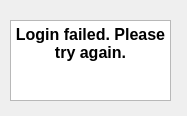
<?xml version="1.0" encoding="UTF-8"?>
<ui version="4.0">
 <class>Form</class>
 <widget class="QWidget" name="Form">
  <property name="geometry">
   <rect>
    <x>0</x>
    <y>0</y>
    <width>187</width>
    <height>116</height>
   </rect>
  </property>
  <property name="windowTitle">
   <string>Form</string>
  </property>
  <widget class="QTextBrowser" name="textBrowser">
   <property name="geometry">
    <rect>
     <x>10</x>
     <y>20</y>
     <width>161</width>
     <height>81</height>
    </rect>
   </property>
   <property name="font">
    <font>
     <pointsize>16</pointsize>
    </font>
   </property>
   <property name="html">
    <string>&lt;!DOCTYPE HTML PUBLIC &quot;-//W3C//DTD HTML 4.0//EN&quot; &quot;http://www.w3.org/TR/REC-html40/strict.dtd&quot;&gt;
&lt;html&gt;&lt;head&gt;&lt;meta name=&quot;qrichtext&quot; content=&quot;1&quot; /&gt;&lt;style type=&quot;text/css&quot;&gt;
p, li { white-space: pre-wrap; }
&lt;/style&gt;&lt;/head&gt;&lt;body style=&quot; font-family:'MS Shell Dlg 2'; font-size:16pt; font-weight:400; font-style:normal;&quot;&gt;
&lt;p align=&quot;center&quot; style=&quot; margin-top:0px; margin-bottom:0px; margin-left:0px; margin-right:0px; -qt-block-indent:0; text-indent:0px;&quot;&gt;&lt;span style=&quot; font-size:12pt; font-weight:600;&quot;&gt;Login failed. Please try again.&lt;/span&gt;&lt;/p&gt;&lt;/body&gt;&lt;/html&gt;</string>
   </property>
  </widget>
 </widget>
 <resources/>
 <connections/>
</ui>
